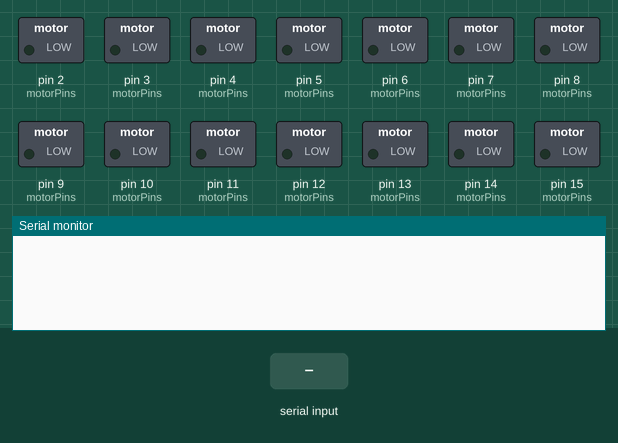
Recording of a sketch running on a simulated Arduino Uno, built with avr-gcc and run on an emulated ATmega328P. On the bench: switched loads named in the sketch (green lamp = pin HIGH), the last lines printed to the serial monitor. The inputs (shaded band) are chosen by the test bench.

Above: at 1.2 s.
1.3 s: "/\n" received over Serial
At 2.2 s:
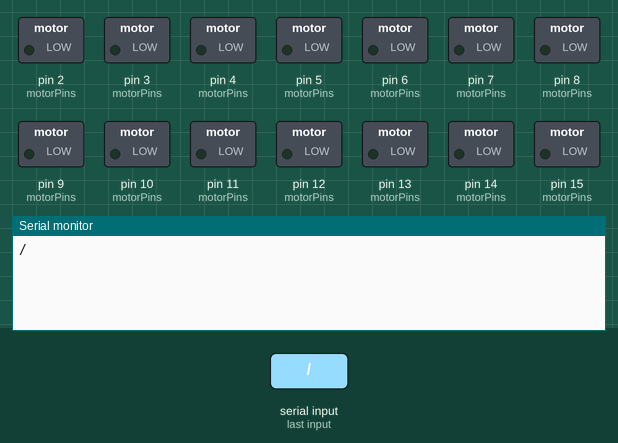
2.8 s: "+\n" received over Serial
At 3.3 s:
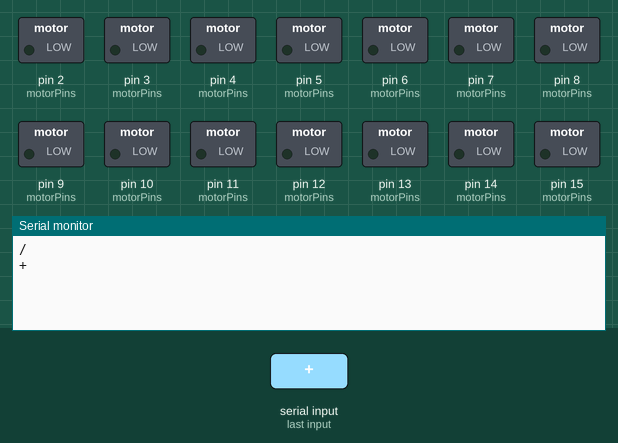
4.3 s: "1/90/45\n" received over Serial
At 5.8 s:
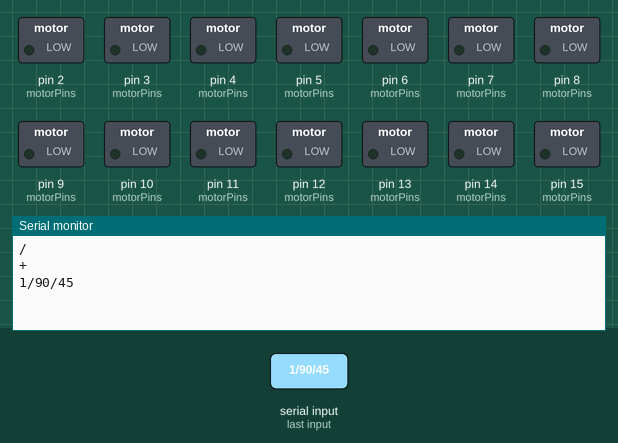

The sketch:

llcc.ino
```cpp
#include <Arduino.h>

// 电机控制引脚配置，对于每个电机，按照{EN, STEP, DIR}的顺序
const int motorPins[8][3] = {
  {1, 2, 3},    // 电机 1
  {4, 5, 6},    // 电机 2
  {7, 8, 9},    // 电机 3
  {10, 11, 12}, // 电机 4
  {13, 14, 15}, // 电机 5
  {16, 17, 18}, // 电机 6
  {19, 20, 21}, // 电机 7
  {22, 23, 24}  // 电机 8
};

// 步进电机的步进角度
const float stepAngle = 1.8;

// 用于存储电机命令的结构体
struct MotorCommand {
  int motorNumber;        // 电机编号
  bool direction;         // 旋转方向
  unsigned long steps;    // 已执行的步数
  unsigned long lastStepTime; // 上一步的执行时间
  unsigned long stepInterval; // 步进间隔时间，用于控制速度
  unsigned long totalSteps;   // 总共需要执行的步数
};

MotorCommand commands[8]; // 存储每个电机的命令
int activeMotors = 0;     // 当前活跃的电机数量

void setup() {
  Serial.begin(19200); // 初始化串口通信

  // 初始化电机控制引脚为输出模式，并确保电机启用（EN引脚为低电平）
  for (int i = 0; i < 8; i++) {
    for (int j = 0; j < 3; j++) {
      pinMode(motorPins[i][j], OUTPUT);
      digitalWrite(motorPins[i][0], LOW);
    }
  }
}

void loop() {
  if (Serial.available() > 0) {
    // 读取串口接收到的命令
    String commandLine = Serial.readStringUntil('\n');
    Serial.println(commandLine); // 回显接收到的命令
    activeMotors = 0; // 重置活跃电机计数

    // 解析接收到的命令行为单个电机的命令
    int cmdStart = 0;
    for (int i = 0; i <= commandLine.length(); i++) {
      if (i == commandLine.length() || commandLine.charAt(i) == '/') {
        String command = commandLine.substring(cmdStart, i);
        if (command.length() > 1) {
          // 从命令中提取电机编号、方向、旋转角度和速度
          int motorNumber = command.charAt(0) - '0' - 1;
          bool direction = command.charAt(1) == '+' ? HIGH : LOW;
          int speed = command.substring(command.indexOf(',', 2) + 1).toInt();
          int degrees = command.substring(2, command.indexOf(',', 2)).toInt();
          unsigned long steps = abs(degrees) / stepAngle;

          // 为这个电机设置命令
          digitalWrite(motorPins[motorNumber][2], direction); // 设置方向
          commands[motorNumber].motorNumber = motorNumber;
          commands[motorNumber].direction = direction;
          commands[motorNumber].stepInterval = 1000000 / speed; // 将速度转换为步进间隔时间（微秒）
          commands[motorNumber].lastStepTime = micros();
          commands[motorNumber].totalSteps = steps;
          commands[motorNumber].steps = 0;
          activeMotors++; // 增加活跃电机计数
        }
        cmdStart = i + 1;
      }
    }
  }

  // 根据解析的命令执行每个电机的步进操作
  for (int i = 0; i < 8; i++) {
    if (commands[i].totalSteps > commands[i].steps) {
      unsigned long currentTime = micros();
      if (currentTime - commands[i].lastStepTime >= commands[i].stepInterval) {
        // 执行步进
        digitalWrite(motorPins[i][1], HIGH);
        delayMicroseconds(10); // 确保步进信号被电机驱动器识别
        digitalWrite(motorPins[i][1], LOW);

        commands[i].steps++;
        commands[i].lastStepTime = currentTime;

        // 如果电机已完成指定的步数
        if (commands[i].steps >= commands[i].totalSteps) {
          activeMotors--; // 减少活跃电机计数
        }
      }
    }
  }


}
```

Measured:
- after the input at 1.3 s, the serial monitor: prints a new line at once (image 1)
- after the input at 2.8 s, the serial monitor: prints a new line at once (image 2)
- after the input at 4.3 s, the serial monitor: prints a new line at once (image 3)
